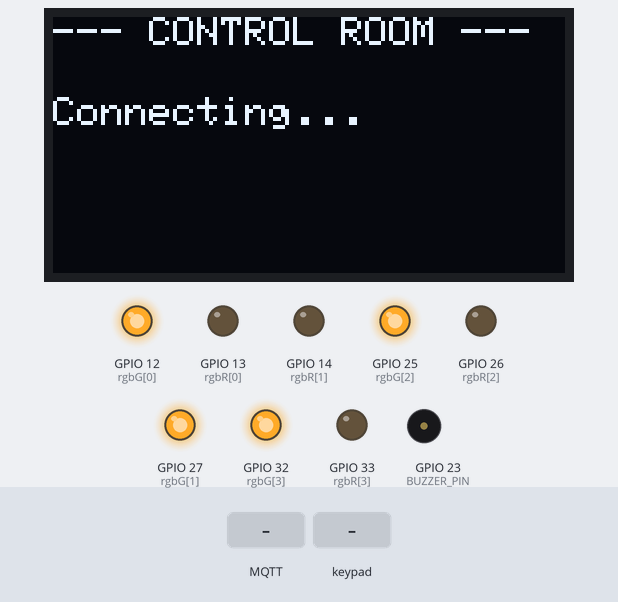
The program below on a simulated ESP32. Parts: 128×64 one-colour display, output pins drawn as LEDs (lit = HIGH), buzzer (waves = sounding). The inputs (shaded band) are chosen by the test bench. WiFi joins after 1.5 s; servers stay silent unless stated; random numbers use the default seed unless the program sets one; no MQTT or app messages arrive unless stated; what the program prints to the serial monitor is not drawn.

Above: at 2.7 s.
2.8 s: MQTT message "," arrives on the first subscribed topic
At 5.6 s:
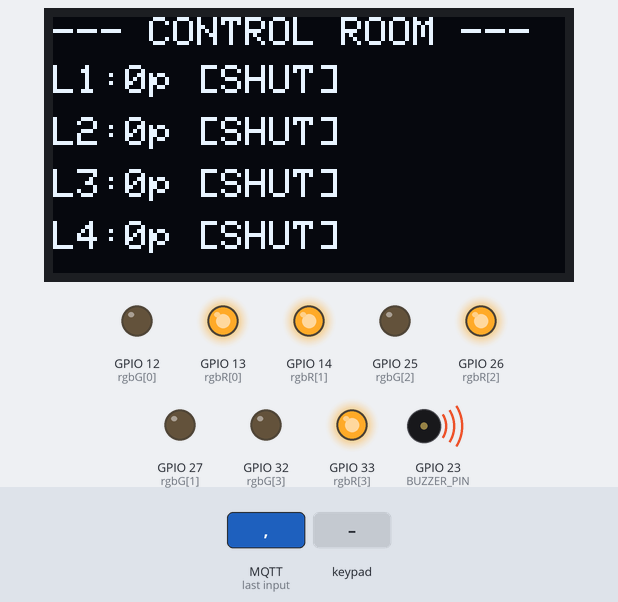
5.8 s: keypad keys 5 4 1 5 pressed 0.4 s apart
At 7.6 s:
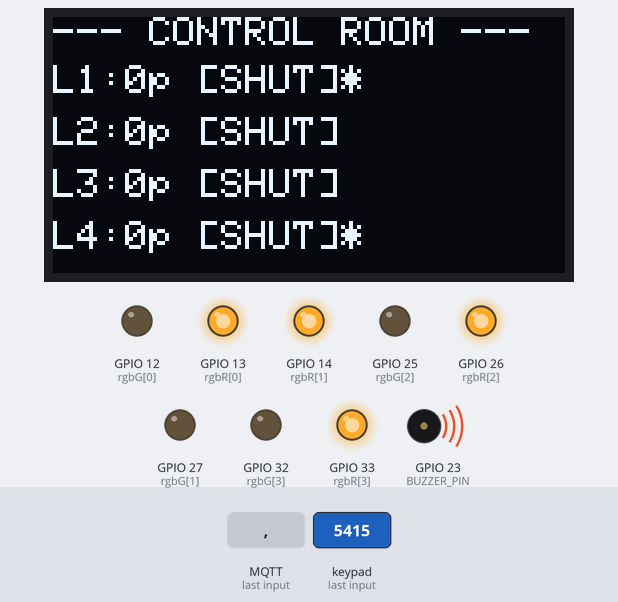
8.9 s: key '4' pressed
At 10.1 s:
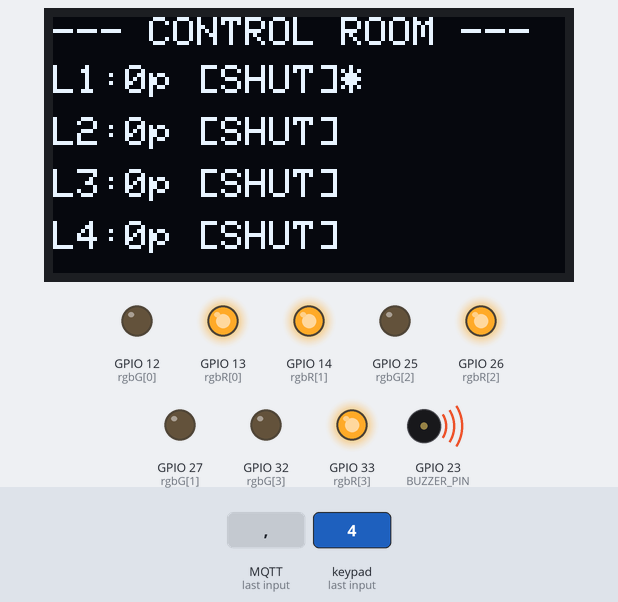
10.4 s: MQTT message "1" arrives on the first subscribed topic
At 11.3 s:
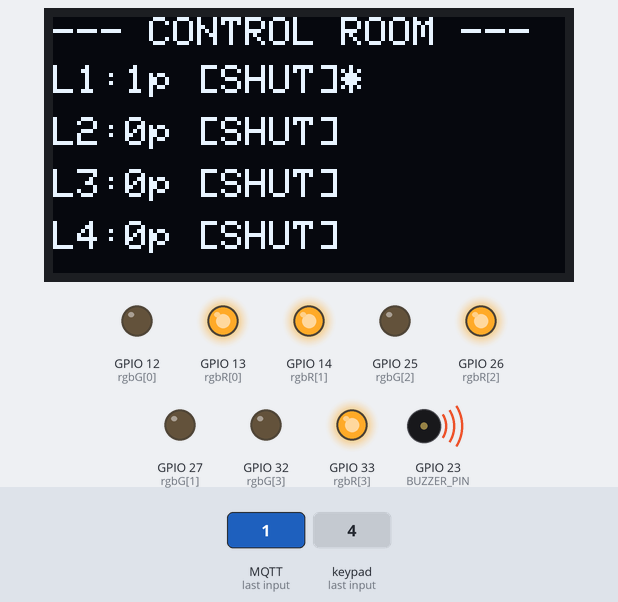
11.9 s: keypad keys 5 4 1 5 pressed 0.4 s apart
At 13.3 s:
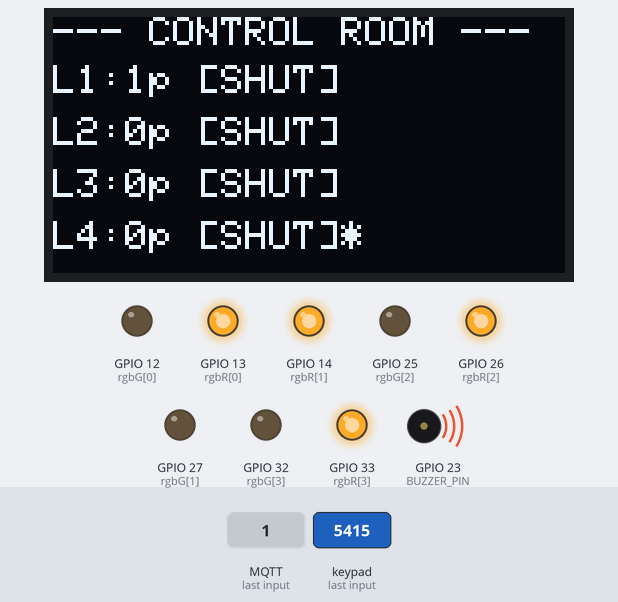
15.0 s: key '1' pressed
At 16.4 s:
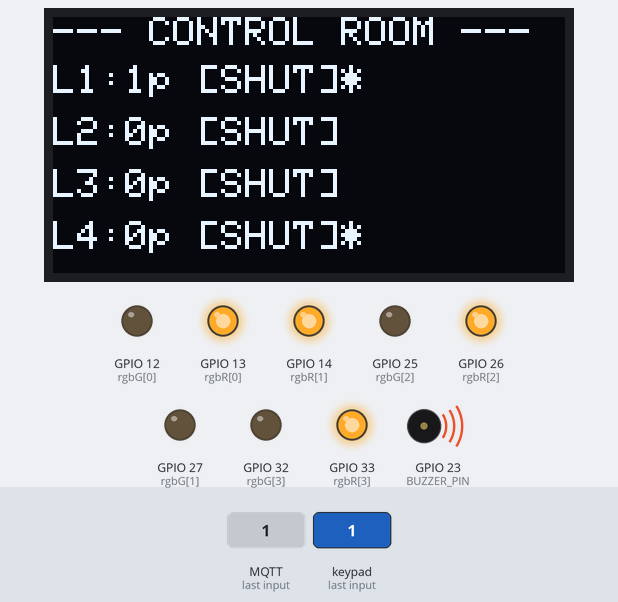
Timing chart, 0 to 17.5 s (numbered marks = the images above; inputs shaded):
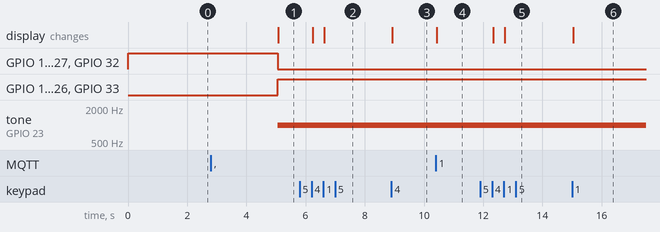

Measured:
- after the input at 2.8 s, GPIO 12 (rgbG[0]), GPIO 25 (rgbG[2]), GPIO 27 (rgbG[1]), GPIO 32 (rgbG[3]): HIGH → LOW after 2.3 s; GPIO 13 (rgbR[0]), GPIO 14 (rgbR[1]), GPIO 26 (rgbR[2]), GPIO 33 (rgbR[3]): LOW → HIGH after 2.3 s; tone on GPIO 23 (BUZZER_PIN): silent → 1000 Hz after 2.3 s; the display: changes after 2.3 s (image 1)
- after the input at 5.8 s, the display: first changes after 0.43 s (image 2 shows a later state)
- after the input at 8.9 s, the display: changes at once (image 3)
- after the input at 10.4 s, the display: changes at once (image 4)
- after the input at 11.9 s, the display: first changes after 0.43 s (image 5 shows a later state)
- after the input at 15.0 s, the display: changes at once (image 6)

The program:

main.cpp
```cpp
#include <WiFi.h>
#include <PubSubClient.h>
#include <Wire.h>
#include <Adafruit_GFX.h>
#include <Adafruit_SSD1306.h>
#include <Keypad.h>

// ── WiFi & MQTT ──────────────────────────────────────────────────────────────
const char* ssid        = "Wokwi-GUEST";
const char* password    = "";
const char* mqtt_server = "172.18.168.57";

const char* topic_subscribe = "factorySafe99X/gas/status";
const char* topic_publish   = "factorySafe99X/valve/control";

WiFiClient   espClient;
PubSubClient client(espClient);

// ── OLED ──────────────────────────────────────────────────────────────────────
#define SCREEN_WIDTH  128
#define SCREEN_HEIGHT  64
Adafruit_SSD1306 display(SCREEN_WIDTH, SCREEN_HEIGHT, &Wire, -1);
bool oledOK = false;

// ── RGB LED Pins (4 lanes) ────────────────────────────────────────────────────
// GREEN = valve OPEN (safe), RED = valve SHUT (alarm)
const int rgbR[4] = {13, 14, 26, 33};
const int rgbG[4] = {12, 27, 25, 32};

// ── Buzzer ────────────────────────────────────────────────────────────────────
const int BUZZER_PIN = 23;
// ── Keypad (2×3, matches original Wokwi JSON wiring) ─────────────────────────
const byte ROWS = 2, COLS = 3;
char keys[ROWS][COLS] = {
  {'1', '2', '3'},
  {'4', '5', '6'}
};
byte rowPins[ROWS] = {19, 18};

// ---> UPDATE THIS LINE <---
byte colPins[COLS] = {5, 4, 15}; // Replaced D17 and D16 with safe pins D4 and D15

Keypad keypad = Keypad(makeKeymap(keys), rowPins, colPins, ROWS, COLS);

// ── State ─────────────────────────────────────────────────────────────────────
int  gasPPM[4]         = {0, 0, 0, 0};   // PPM values received from server
bool valveOpen[4]      = {true, true, true, true};
bool manualOverride[4] = {false, false, false, false};

unsigned long lastReconnectAttempt = 0;

// ── updateLEDs ────────────────────────────────────────────────────────────────
void updateLEDs() {
  bool alarmActive = false;

  for (int i = 0; i < 4; i++) {
    if (valveOpen[i]) {
      digitalWrite(rgbR[i], LOW);    // RED off
      digitalWrite(rgbG[i], HIGH);   // GREEN on  → SAFE
    } else {
      digitalWrite(rgbR[i], HIGH);   // RED on    → ALARM
      digitalWrite(rgbG[i], LOW);    // GREEN off
      alarmActive = true;
    }
  }

  // FIX #1: Buzzer on during alarm, properly silenced when alarm clears.
  // noTone() was previously commented out — buzzer ran forever once triggered.
  if (alarmActive) {
    tone(BUZZER_PIN, 1000);
  } else {
    noTone(BUZZER_PIN);
  }

  // FIX #4: Serial debug for LED/buzzer state
  Serial.print("LEDs: ");
  for (int i = 0; i < 4; i++) {
    Serial.printf("L%d=%s ", i + 1, valveOpen[i] ? "GRN" : "RED");
  }
  Serial.println(alarmActive ? "| BUZZER ON" : "| buzzer off");
}

// ── updateOLED ────────────────────────────────────────────────────────────────
void updateOLED() {
  if (!oledOK) return;

  display.clearDisplay();
  display.setTextSize(1);
  display.setTextColor(SSD1306_WHITE);

  // Header
  display.setCursor(0, 0);
  display.println("--- CONTROL ROOM ---");

  // One row per lane: "L1: 1500ppm [SHUT]*"
  for (int i = 0; i < 4; i++) {
    display.setCursor(0, 12 + (i * 13));
    display.print("L");
    display.print(i + 1);
    display.print(":");
    // FIX #2: Show PPM value (server now sends PPM, not raw ADC)
    display.print(gasPPM[i]);
    display.print("p ");
    display.print(valveOpen[i] ? "[OPEN]" : "[SHUT]");
    if (manualOverride[i]) display.print("*");
  }

  display.display();
}

// ── MQTT callback ─────────────────────────────────────────────────────────────
void mqtt_callback(char* topic, byte* payload, unsigned int length) {
  String msg = "";
  for (unsigned int i = 0; i < length; i++) msg += (char)payload[i];

  Serial.println("MQTT RX: " + msg);

  // Parse 8 comma-separated values: ppm0,valve0,ppm1,valve1,...
  int values[8] = {0};
  int valIdx = 0, startIndex = 0;

  for (int i = 0; i < (int)msg.length(); i++) {
    if (msg.charAt(i) == ',' && valIdx < 7) {
      values[valIdx++] = msg.substring(startIndex, i).toInt();
      startIndex = i + 1;
    }
  }
  // Write last value unconditionally (no off-by-one guard)
  values[valIdx] = msg.substring(startIndex).toInt();

  // Unpack: even index = PPM, odd index = valve state
  for (int i = 0; i < 4; i++) {
    gasPPM[i]   = values[i * 2];
    valveOpen[i] = (values[(i * 2) + 1] == 1);
  }

  updateLEDs();
  updateOLED();
}

// ── reconnect ─────────────────────────────────────────────────────────────────
void reconnect() {
  if (!client.connected()) {
    String clientId = "ControlRoom-" + String(random(0xffff), HEX);
    Serial.print("Connecting to MQTT...");
    if (client.connect(clientId.c_str())) {
      client.subscribe(topic_subscribe);
      Serial.println(" connected. Subscribed to " + String(topic_subscribe));
    } else {
      Serial.printf(" failed (rc=%d), retry in 5s\n", client.state());
    }
  }
}

// ── setup ─────────────────────────────────────────────────────────────────────
void setup() {
  Serial.begin(115200);
  Serial.println("\n=== FactorySafe99X — Control Room Node ===");

  // LED output pins
  for (int i = 0; i < 4; i++) {
    pinMode(rgbR[i], OUTPUT);
    pinMode(rgbG[i], OUTPUT);
  }
  pinMode(BUZZER_PIN, OUTPUT);

  // All LEDs green (safe) at boot
  updateLEDs();

  // I2C on SDA=21, SCL=22
  Wire.begin(21, 22);

  if (!display.begin(SSD1306_SWITCHCAPVCC, 0x3C)) {
    Serial.println("WARNING: OLED init failed — continuing without display");
    oledOK = false;
  } else {
    Serial.println("OLED init OK");
    oledOK = true;
    display.setTextSize(1);
    display.setTextColor(SSD1306_WHITE);
    // Boot message while waiting for first MQTT packet
    display.clearDisplay();
    display.setCursor(0, 0);
    display.println("--- CONTROL ROOM ---");
    display.setCursor(0, 20);
    display.println("Connecting...");
    display.display();
  }

  Serial.print("Connecting to WiFi");
  WiFi.begin(ssid, password);
  while (WiFi.status() != WL_CONNECTED) {
    delay(500);
    Serial.print(".");
  }
  Serial.println("\nWiFi connected: " + WiFi.localIP().toString());

  client.setServer(mqtt_server, 1883);
  client.setCallback(mqtt_callback);
}

// ── loop ──────────────────────────────────────────────────────────────────────
void loop() {
  if (!client.connected()) {
    unsigned long now = millis();
    if (now - lastReconnectAttempt > 5000) {
      lastReconnectAttempt = now;
      reconnect();
    }
  } else {
    client.loop();
  }

  char key = keypad.getKey();
  if (key) {
    // Keys '1'–'4' → lanes 0–3
    // Keys '5','6' are ignored (no lane assigned)
    int laneIndex = key - '1';
    if (laneIndex >= 0 && laneIndex <= 3) {
      manualOverride[laneIndex] = !manualOverride[laneIndex];
      String cmd = String(laneIndex + 1) + ":" +
                   (manualOverride[laneIndex] ? "OFF" : "AUTO");
      client.publish(topic_publish, cmd.c_str());
      Serial.println("MQTT TX: " + cmd);
      updateOLED();
    }
  }
}
```
